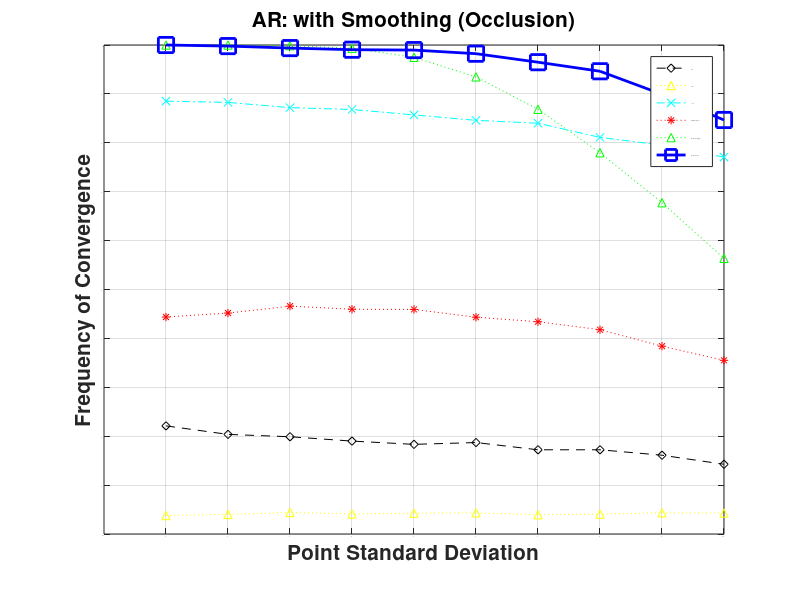
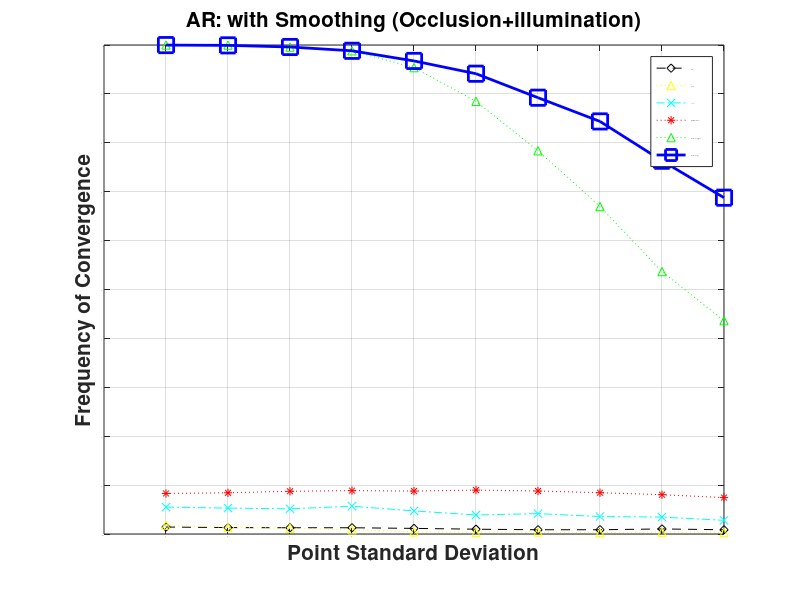

The MATLAB script that drew these images, in order:
% plot_results_AR
% reproduces Fig 5b and Fig 5c of the paper 
% G. Tzimiropoulos, S. Zafeiriou and M. Pantic, "Robust and Efficient Parametric Face Alignment", ICCV 2011

clear; clc; close all
load resultsARSmoothing.mat; %load results

results1 = results(:,2,:,:,:); %Occlusion only
results(:,2,:,:,:) = []; 
results2 = results; %Occlusion + illumination

%%%%%% Just Occlusions
results1 = mean(results1,1);
results1 = squeeze(results1);
affine_ic = results1(:,1)/100;
affine_ECC_ic = results1(:,2)/100;
affine_ic_irls = results1(:,3)/100;
affine_GaborFourier_ic = results1(:,4)/100;
affine_GradientImages_ic = results1(:,5)/100;
affine_GradientCorr_ic = results1(:,6)/100;

var = 1:10;
figure; plot(var, affine_ic, 'black--diamond', var, affine_ECC_ic, 'yellow:^',  var, affine_ic_irls, 'c-.x', var, affine_GaborFourier_ic, 'r:*', var, affine_GradientImages_ic, 'green:^', var, affine_GradientCorr_ic, 'blue-s',  'MarkerSize',11, 'linewidth', 2); grid on
set(gca, 'FontSize', 0.1)
set(gca, 'FontWeight', 'bold')
xtick = var; 
ytick = 0:0.1:1;
set(gca, 'xtick', xtick);
set(gca,'ytick', ytick);
ylabel('Frequency of Convergence', 'Interpreter','tex', 'fontsize', 15)
xlabel('Point Standard Deviation', 'Interpreter','tex', 'fontsize', 15)
legend('LK-ic', 'ECC-ic',  'IRLS-ic', 'GaborFourier-ic', 'GradientImages-ic', 'GradientCorr-ic')
title('AR: with Smoothing (Occlusion)','Interpreter','tex', 'fontsize', 15)


%%%%%% Occlusions + illumination
results2 = mean(results2,2);
results2 = mean(results2,1);
results2 = squeeze(results2);
affine_ic = results2(:,1)/100;
affine_ECC_ic = results2(:,2)/100;
affine_ic_irls = results2(:,3)/100;
affine_GaborFourier_ic = results2(:,4)/100;
affine_GradientImages_ic = results2(:,5)/100;
affine_GradientCorr_ic = results2(:,6)/100;
var = 1:10;
figure; plot(var, affine_ic, 'black--diamond', var, affine_ECC_ic, 'yellow:^',  var, affine_ic_irls, 'c-.x', var, affine_GaborFourier_ic, 'r:*', var, affine_GradientImages_ic, 'green:^', var, affine_GradientCorr_ic, 'blue-s',  'MarkerSize',11, 'linewidth', 2); grid on
set(gca, 'FontSize', 0.1)
set(gca, 'FontWeight', 'bold')
xtick = var; 
ytick = 0:0.1:1;
set(gca, 'xtick', xtick);
set(gca,'ytick', ytick);
ylabel('Frequency of Convergence', 'Interpreter','tex', 'fontsize', 15)
xlabel('Point Standard Deviation', 'Interpreter','tex', 'fontsize', 15)
legend('LK-ic', 'ECC-ic',  'IRLS-ic', 'GaborFourier-ic', 'GradientImages-ic', 'GradientCorr-ic')
title('AR: with Smoothing (Occlusion+illumination)','Interpreter','tex', 'fontsize', 15)

